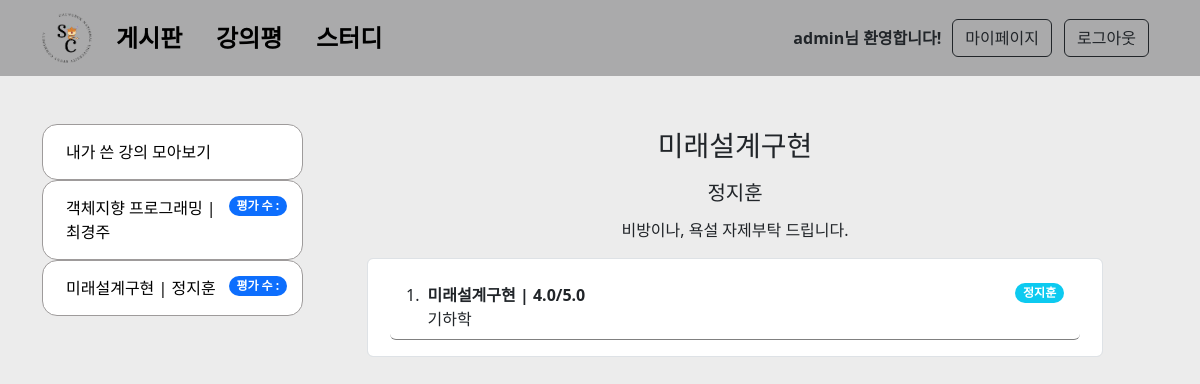
/board/eval/lect/미래설계구현/정지훈 (signed in), run on the app's committed database.
### accounts/models.py (models this page shows, shortened)
class Lecture(models.Model):
    lectName = models.CharField(max_length = 50)
    professor = models.CharField(max_length = 50)
    eval = models.ManyToManyField(evalLect, blank=True)

### board/models.py (models this page shows, shortened)
class evalLect(models.Model):
    lectName = models.CharField(max_length= 150)
    professor = models.CharField(max_length = 150)
    content = models.TextField()
    rating = models.IntegerField(default= 1)
    author = models.CharField(max_length = 150, default='')

### board/views.py (the view)
# urls.py: path('eval/lect/<str:lectName>/<str:professor>', evalBoard, name='eBoard'),
def evalBoard(request,lectName,professor):
    evalList = evalLect.objects.filter(lectName = lectName, professor = professor)
    myLects = LectList.objects.get(username = request.user.username).myLects.all()
    lectCount = len(myLects)
    context = {
        'myLects': myLects,
        'lectCount': lectCount,
        'lectName': lectName,
        'professor':professor,
        'evalList':evalList,
    }
    return render(request, 'board/evalBoard.html', context)

### templates/board/evalBoard.html (shortened to what this page needs)
{% extends 'Base.html' %}
{% block content %}
<div class=container>
    <div class="row">
        <div class="col-lg-3 pt-5" style="border-right: 1px solid none; margin-right : 40px">
            <ol class="list-group">
                {% if lectCount %}
                <li class="list-group-item1 d-flex justify-content-between align-items-start"
                    style="border : 1px solid rgb(158, 155, 155); padding: 15px; border-radius : 15px">
                    <div class="ms-2 me-auto">
                        <a href="{% url 'board:myEval' %}">내가 쓴 강의 모아보기</a>
                    </div>
                </li>
                {% for lect in myLects %}
                <li class="list-group-item1 d-flex justify-content-between align-items-start"
                    style="border : 1px solid rgb(158, 155, 155); padding: 15px; border-radius : 15px">
                    <div class="ms-2 me-auto">
                        <a href="{% url 'board:eBoard' lect.lectName lect.professor %}">{{lect.lectName}} | {{lect.professor}}</a>
                    </div>
                    <span class="badge bg-primary rounded-pill">평가 수 :</span>
                </li>
                {% endfor %}
                {% else %}
                <div class="ms-2 me-auto">
                    <a href="{% url 'accounts:ManageSub' %}">아직 수강중인 강의가 없네요.</a>
                </div>
                {% endif %}
            </ol>
        </div>
        <div class="col-lg-8 pt-5">
            <h3 style="text-align: center; padding: 5px;">{{lectName}}</h3>
            <h5 style ="text-align: center; padding: 5px;">{{professor}}</h5>
            <p style="text-align: center">비방이나, 욕설 자제부탁 드립니다.</p>
            <form action = "{% url 'board:eMain' %}", method="POST">
                <div class="form-floating form-control">
                    <ol class="list-group list-group-numbered">
                        {% for eval in evalList %}
                        <li class="list-group-item d-flex justify-content-between align-items-start">
                            <div class="ms-2 me-auto">
                                <div class="fw-bold">{{eval.lectName}} | {{eval.rating}}.0/5.0</div>
                                {{eval.content}}
                            </div>
                            <span class="badge bg-info rounded-pill">{{eval.professor}}</span>
                        </li>
                        {% endfor %}
                    </ol>
                </div>
            </form>
        </div>
    </div>
</div>
{% endblock %}

### templates/Base.html (shortened to what this page needs)
<!DOCTYPE html>
<html lang="en">
<head>
  <link href="https://cdn.jsdelivr.net/npm/bootstrap@5.2.3/dist/css/bootstrap.min.css" rel="stylesheet"
 />
  <link rel="stylesheet" type="text/css"
    href="https://cdn.jsdelivr.net/npm/bootstrap@5.3.0-alpha3/dist/css/bootstrap.min.css" />
  {% load static %}
  <link rel="stylesheet" type="text/css" href="{% static 'css/Mypage.css' %}" />
</head>
<body>
  <nav class="navbar sticky-top navbar-expand-lg navbar-light" style="background-color: rgb(170, 170, 171)">
    <div class="container">
      <a class="navbar-brand" href="{% url 'main:home' %}">
        <img src="{% static 'image/CBNU__1_-removebg-preview.png' %}" alt="" width="50px"
          class="d-inline-block align-text-center" />
      </a>
      <div class="collapse navbar-collapse" id="navbarDropdownMenuLink">
        <div class="col-md">
          <ul class="navbar-nav">
            <li class="nav-item" id="nav_item">
              <a class="nav-link" href="{% url 'board:home' %}">게시판</a>
            </li>
            <li class="nav-item" id="nav_item">
              <a class="nav-link" href="{% url 'board:eMain' %}">강의평</a>
            </li>
            <li class="nav-item" id="nav_item">
              <a class="nav-link" href="{% url 'studyGroup:Main' %}">스터디</a>
            </li>
          </ul>
        </div>
        <div class="col-auto">
          <form class="d-flex flex-row justify-content-end">
            <table>
              {% if user.is_authenticated %}
              <td class="greet_user">
                <div>{{user.username}}님 환영합니다!</div>
              </td>
              <td>
                <button class="btn btn-outline-dark me-2" type="button"
                  onclick="location.href='{%url 'accounts:MyPage'%}'">
                  마이페이지
                </button>
                <button class="btn btn-outline-dark me-2" type="button"
                  onclick="location.href='{%url 'accounts:Logout'%}'">
                  로그아웃
                </button>
              </td>
              {% endif %}
            </table>
          </form>
        </div>
      </div>
    </div>
  </nav>
  {% block content %} {% endblock %}
</body>
</html>

### static/css/Mypage.css (style rules this page uses)
body { background: rgb(236, 236, 236); }
.row { background: rgb(236, 236, 236); }
#nav_item { min-width: 100px; font-size:24px; font-weight:bold; justify-content: center; }
.greet_user { font-weight: bold; padding-right: 10px; }

### templates/board/evalBoard.html (style rules this page uses)
.list-group .list-group-item { margin: 10px; border: none; border-bottom: 1px solid gray; }
.list-group .list-group-item1 { background-color: white; }
a:link { color: black; text-decoration: none; }

### data on the page
Lecture: lectName "객체지향 프로그래밍", professor "최경주"
Lecture: lectName "미래설계구현", professor "정지훈"
evalLect: lectName "미래설계구현", rating "4", content "기하학", professor "정지훈"

### other printed values
{{ user.username }} "admin"
{{ lectName }} "미래설계구현"
{{ professor }} "정지훈"
